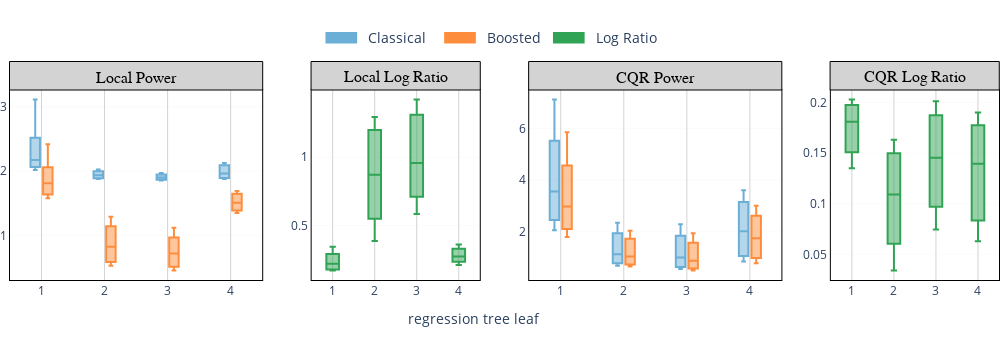

The code cell stored with this chart in its notebook:
### Markdown cell above
## Compare baseline and boosted conformalized prediction intervals 
To effectively visualize the impact of boosting, we conduct a regression tree analysis on the training set, setting the maximum number of tree nodes to four. This regression tree is then applied to the test set, allowing for a detailed comparison of the prediction intervals across each of the four distinct leaves.

### Code cell
#To save the figure, replace `path=False` with the desired directory path where the figure should be stored.
plot_len(data_name,ratio,seed,results_local,results_cqr,path= 'Images/blog.png',scale=3)
Image('Images/blog.png')

### Figure 1 — Plotly figure (JSON) as saved in the notebook; plotly's stock layout.template omitted (floating-point values rounded to 4 significant figures)
{"data": [{"boxpoints": false, "marker": {"color": "#6baed6"}, "name": "local", "offsetgroup": "A", "type": "box", "x": [1, 1, 1, 1, 1], "xaxis": "x", "y": [2.017, 2.078, 2.17, 2.317, 3.111], "yaxis": "y"}, {"boxpoints": false, "marker": {"color": "#6baed6"}, "name": "local", "offsetgroup": "A", "type": "box", "x": [2, 2, 2, 2, 2], "xaxis": "x", "y": [1.876, 1.894, 1.935, 1.988, 2.023], "yaxis": "y"}, {"boxpoints": false, "marker": {"color": "#6baed6"}, "name": "local", "offsetgroup": "A", "type": "box", "x": [3, 3, 3, 3, 3], "xaxis": "x", "y": [1.854, 1.868, 1.899, 1.937, 1.969], "yaxis": "y"}, {"boxpoints": false, "marker": {"color": "#6baed6"}, "name": "local", "offsetgroup": "A", "type": "box", "x": [4, 4, 4, 4, 4], "xaxis": "x", "y": [1.875, 1.899, 1.961, 2.078, 2.126], "yaxis": "y"}, {"boxpoints": false, "marker": {"color": "#fd8d3c"}, "name": "localb", "offsetgroup": "B", "type": "box", "x": [1, 1, 1, 1, 1], "xaxis": "x", "y": [1.578, 1.654, 1.811, 1.937, 2.416], "yaxis": "y"}, {"boxpoints": false, "marker": {"color": "#fd8d3c"}, "name": "localb", "offsetgroup": "B", "type": "box", "x": [2, 2, 2, 2, 2], "xaxis": "x", "y": [0.5274, 0.6056, 0.8235, 1.092, 1.288], "yaxis": "y"}, {"boxpoints": false, "marker": {"color": "#fd8d3c"}, "name": "localb", "offsetgroup": "B", "type": "box", "x": [3, 3, 3, 3, 3], "xaxis": "x", "y": [0.4541, 0.5308, 0.7178, 0.9151, 1.118], "yaxis": "y"}, {"boxpoints": false, "marker": {"color": "#fd8d3c"}, "name": "localb", "offsetgroup": "B", "type": "box", "x": [4, 4, 4, 4, 4], "xaxis": "x", "y": [1.348, 1.397, 1.508, 1.633, 1.691], "yaxis": "y"}, {"boxpoints": false, "marker": {"color": "#31a354"}, "name": "log(local/localb)", "offsetgroup": "C", "type": "box", "x": [1, 1, 1, 1, 1], "xaxis": "x2", "y": [0.1694, 0.1803, 0.2197, 0.2733, 0.3432], "yaxis": "y2"}, {"boxpoints": false, "marker": {"color": "#31a354"}, "name": "log(local/localb)", "offsetgroup": "C", "type": "box", "x": [2, 2, 2, 2, 2], "xaxis": "x2", "y": [0.3863, 0.6038, 0.8726, 1.167, 1.296], "yaxis": "y2"}, {"boxpoints": false, "marker": {"color": "#31a354"}, "name": "log(local/localb)", "offsetgroup": "C", "type": "box", "x": [3, 3, 3, 3, 3], "xaxis": "x2", "y": [0.5843, 0.7515, 0.9576, 1.275, 1.424], "yaxis": "y2"}, {"boxpoints": false, "marker": {"color": "#31a354"}, "name": "log(local/localb)", "offsetgroup": "C", "type": "box", "x": [4, 4, 4, 4, 4], "xaxis": "x2", "y": [0.2093, 0.2407, 0.2721, 0.3193, 0.3598], "yaxis": "y2"}, {"boxpoints": false, "marker": {"color": "#6baed6"}, "name": "cqr", "offsetgroup": "A", "type": "box", "x": [1, 1, 1, 1, 1], "xaxis": "x3", "y": [2.059, 2.586, 3.558, 5.0, 7.13], "yaxis": "y3"}, {"boxpoints": false, "marker": {"color": "#6baed6"}, "name": "cqr", "offsetgroup": "A", "type": "box", "x": [2, 2, 2, 2, 2], "xaxis": "x3", "y": [0.6753, 0.8138, 1.127, 1.807, 2.343], "yaxis": "y3"}, {"boxpoints": false, "marker": {"color": "#6baed6"}, "name": "cqr", "offsetgroup": "A", "type": "box", "x": [3, 3, 3, 3, 3], "xaxis": "x3", "y": [0.5484, 0.6624, 0.9987, 1.693, 2.286], "yaxis": "y3"}, {"boxpoints": false, "marker": {"color": "#6baed6"}, "name": "cqr", "offsetgroup": "A", "type": "box", "x": [4, 4, 4, 4, 4], "xaxis": "x3", "y": [0.8424, 1.123, 2.018, 2.998, 3.607], "yaxis": "y3"}, {"boxpoints": false, "marker": {"color": "#fd8d3c"}, "name": "cqrb", "offsetgroup": "B", "type": "box", "x": [1, 1, 1, 1, 1], "xaxis": "x3", "y": [1.789, 2.205, 2.977, 4.134, 5.86], "yaxis": "y3"}, {"boxpoints": false, "marker": {"color": "#fd8d3c"}, "name": "cqrb", "offsetgroup": "B", "type": "box", "x": [2, 2, 2, 2, 2], "xaxis": "x3", "y": [0.6515, 0.7452, 1.035, 1.619, 2.038], "yaxis": "y3"}, {"boxpoints": false, "marker": {"color": "#fd8d3c"}, "name": "cqrb", "offsetgroup": "B", "type": "box", "x": [3, 3, 3, 3, 3], "xaxis": "x3", "y": [0.4934, 0.5998, 0.8766, 1.451, 1.938], "yaxis": "y3"}, {"boxpoints": false, "marker": {"color": "#fd8d3c"}, "name": "cqrb", "offsetgroup": "B", "type": "box", "x": [4, 4, 4, 4, 4], "xaxis": "x3", "y": [0.7738, 1.047, 1.745, 2.49, 3.004], "yaxis": "y3"}, {"boxpoints": false, "marker": {"color": "#31a354"}, "name": "log(cqr/cqrb)", "offsetgroup": "C", "type": "box", "x": [1, 1, 1, 1, 1], "xaxis": "x4", "y": [0.1351, 0.156, 0.181, 0.1957, 0.203], "yaxis": "y4"}, {"boxpoints": false, "marker": {"color": "#31a354"}, "name": "log(cqr/cqrb)", "offsetgroup": "C", "type": "box", "x": [2, 2, 2, 2, 2], "xaxis": "x4", "y": [0.03402, 0.06915, 0.109, 0.1453, 0.1631], "yaxis": "y4"}, {"boxpoints": false, "marker": {"color": "#31a354"}, "name": "log(cqr/cqrb)", "offsetgroup": "C", "type": "box", "x": [3, 3, 3, 3, 3], "xaxis": "x4", "y": [0.07447, 0.1046, 0.1454, 0.1829, 0.2013], "yaxis": "y4"}, {"boxpoints": false, "marker": {"color": "#31a354"}, "name": "log(cqr/cqrb)", "offsetgroup": "C", "type": "box", "x": [4, 4, 4, 4, 4], "xaxis": "x4", "y": [0.06291, 0.09009, 0.1394, 0.1734, 0.1901], "yaxis": "y4"}], "layout": {"annotations": [{"align": "center", "font": {"color": "black", "family": "Arial, sans-serif", "size": 16}, "showarrow": false, "text": "Local Power", "x": 2.5, "xanchor": "center", "xref": "x", "y": 1.01, "yanchor": "bottom", "yref": "paper"}, {"align": "center", "font": {"color": "black", "family": "Arial, sans-serif", "size": 16}, "showarrow": false, "text": "Local Log Ratio", "x": 2.5, "xanchor": "center", "xref": "x2", "y": 1.01, "yanchor": "bottom", "yref": "paper"}, {"align": "center", "font": {"color": "black", "family": "Arial, sans-serif", "size": 16}, "showarrow": false, "text": "CQR Power", "x": 2.5, "xanchor": "center", "xref": "x3", "y": 1.01, "yanchor": "bottom", "yref": "paper"}, {"align": "center", "font": {"color": "black", "family": "Arial, sans-serif", "size": 16}, "showarrow": false, "text": "CQR Log Ratio", "x": 2.5, "xanchor": "center", "xref": "x4", "y": 1.01, "yanchor": "bottom", "yref": "paper"}, {"font": {"size": 14}, "showarrow": false, "text": "Classical", "x": 0.36, "xanchor": "left", "xref": "paper", "y": 1.275, "yanchor": "middle", "yref": "paper"}, {"font": {"size": 14}, "showarrow": false, "text": "Boosted", "x": 0.48, "xanchor": "left", "xref": "paper", "y": 1.275, "yanchor": "middle", "yref": "paper"}, {"font": {"size": 14}, "showarrow": false, "text": "Log Ratio", "x": 0.59, "xanchor": "left", "xref": "paper", "y": 1.275, "yanchor": "middle", "yref": "paper"}, {"font": {"size": 14}, "showarrow": false, "text": "regression tree leaf", "x": 0.4, "xanchor": "left", "xref": "paper", "y": -0.2, "yanchor": "middle", "yref": "paper"}], "boxgap": 0.6, "boxgroupgap": 0.25, "boxmode": "group", "height": 350, "margin": {"b": 70, "l": 0, "r": 0, "t": 90}, "paper_bgcolor": "white", "plot_bgcolor": "white", "shapes": [{"fillcolor": "lightgray", "line": {"color": "black", "width": 1}, "type": "rect", "x0": -0.0005, "x1": 0.2555, "xref": "paper", "y0": 1, "y1": 1.15, "yref": "paper"}, {"fillcolor": "lightgray", "line": {"color": "black", "width": 1}, "type": "rect", "x0": 0.3044, "x1": 0.4755, "xref": "paper", "y0": 1, "y1": 1.15, "yref": "paper"}, {"fillcolor": "lightgray", "line": {"color": "black", "width": 1}, "type": "rect", "x0": 0.5244, "x1": 0.7804, "xref": "paper", "y0": 1, "y1": 1.15, "yref": "paper"}, {"fillcolor": "lightgray", "line": {"color": "black", "width": 1}, "type": "rect", "x0": 0.8292, "x1": 1.0, "xref": "paper", "y0": 1, "y1": 1.15, "yref": "paper"}, {"fillcolor": "#6baed6", "line": {"color": "#6baed6", "width": 2}, "type": "rect", "x0": 0.32, "x1": 0.35, "xref": "paper", "y0": 1.25, "y1": 1.3, "yref": "paper"}, {"fillcolor": "#fd8d3c", "line": {"color": "#fd8d3c", "width": 2}, "type": "rect", "x0": 0.44, "x1": 0.47, "xref": "paper", "y0": 1.25, "y1": 1.3, "yref": "paper"}, {"fillcolor": "#31a354", "line": {"color": "#31a354", "width": 2}, "type": "rect", "x0": 0.55, "x1": 0.58, "xref": "paper", "y0": 1.25, "y1": 1.3, "yref": "paper"}], "showlegend": false, "width": 1000, "xaxis": {"anchor": "y", "domain": [0, 0.255], "dtick": 1, "gridcolor": "lightgrey", "linecolor": "black", "linewidth": 1, "mirror": true, "showgrid": true, "tickmode": "linear"}, "xaxis2": {"anchor": "y2", "domain": [0.305, 0.475], "dtick": 1, "gridcolor": "lightgrey", "linecolor": "black", "linewidth": 1, "mirror": true, "showgrid": true, "tickmode": "linear"}, "xaxis3": {"anchor": "y3", "domain": [0.525, 0.78], "dtick": 1, "gridcolor": "lightgrey", "linecolor": "black", "linewidth": 1, "mirror": true, "showgrid": true, "tickmode": "linear"}, "xaxis4": {"anchor": "y4", "domain": [0.83, 1], "dtick": 1, "gridcolor": "lightgrey", "linecolor": "black", "linewidth": 1, "mirror": true, "showgrid": true, "tickmode": "linear"}, "yaxis": {"anchor": "x", "domain": [0, 1], "gridcolor": "lightgrey", "gridwidth": 0.1, "linecolor": "black", "linewidth": 1, "mirror": true, "showgrid": true, "zeroline": true, "zerolinecolor": "lightgrey", "zerolinewidth": 0.1}, "yaxis2": {"anchor": "x2", "domain": [0, 1], "gridcolor": "lightgrey", "gridwidth": 0.1, "linecolor": "black", "linewidth": 1, "mirror": true, "showgrid": true, "zeroline": true, "zerolinecolor": "lightgrey", "zerolinewidth": 0.1}, "yaxis3": {"anchor": "x3", "domain": [0, 1], "gridcolor": "lightgrey", "gridwidth": 0.1, "linecolor": "black", "linewidth": 1, "mirror": true, "showgrid": true, "zeroline": true, "zerolinecolor": "lightgrey", "zerolinewidth": 0.1}, "yaxis4": {"anchor": "x4", "domain": [0, 1], "gridcolor": "lightgrey", "gridwidth": 0.1, "linecolor": "black", "linewidth": 1, "mirror": true, "showgrid": true, "zeroline": true, "zerolinecolor": "lightgrey", "zerolinewidth": 0.1}}}
